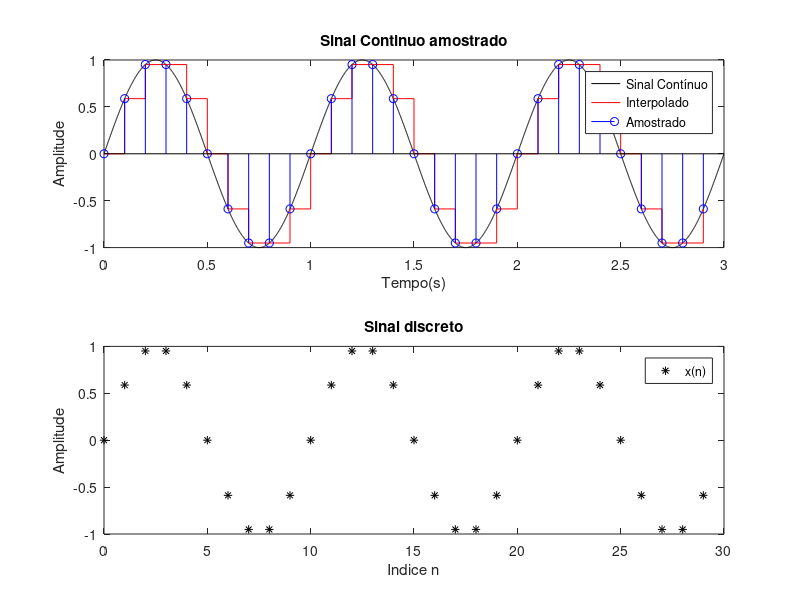

Source code (MATLAB):
clc;
clear all;
close all;

w1=2*pi;
tf = 3;
delta = 0.001;
t = 0:delta:tf-delta;
x = sin(w1*t);

T = 0.1;
Delta = T / delta;
xe = x(1:Delta:end);

figure;
subplot(2,1,1);
plot(t,x,'k');
hold on;
stairs([0:length(xe)-1] * T, xe,'r');
stem([0:length(xe)-1] * T, xe,'b');
hold off;

xlabel('Tempo(s)');
ylabel('Amplitude');
title('Sinal Continuo amostrado');
legend('Sinal Contínuo','Interpolado','Amostrado');

subplot(2,1,2);
plot([0:length(xe)-1],xe,'k*');
xlabel('Indice n');
ylabel('Amplitude');
title('Sinal discreto');
legend('x(n)');
